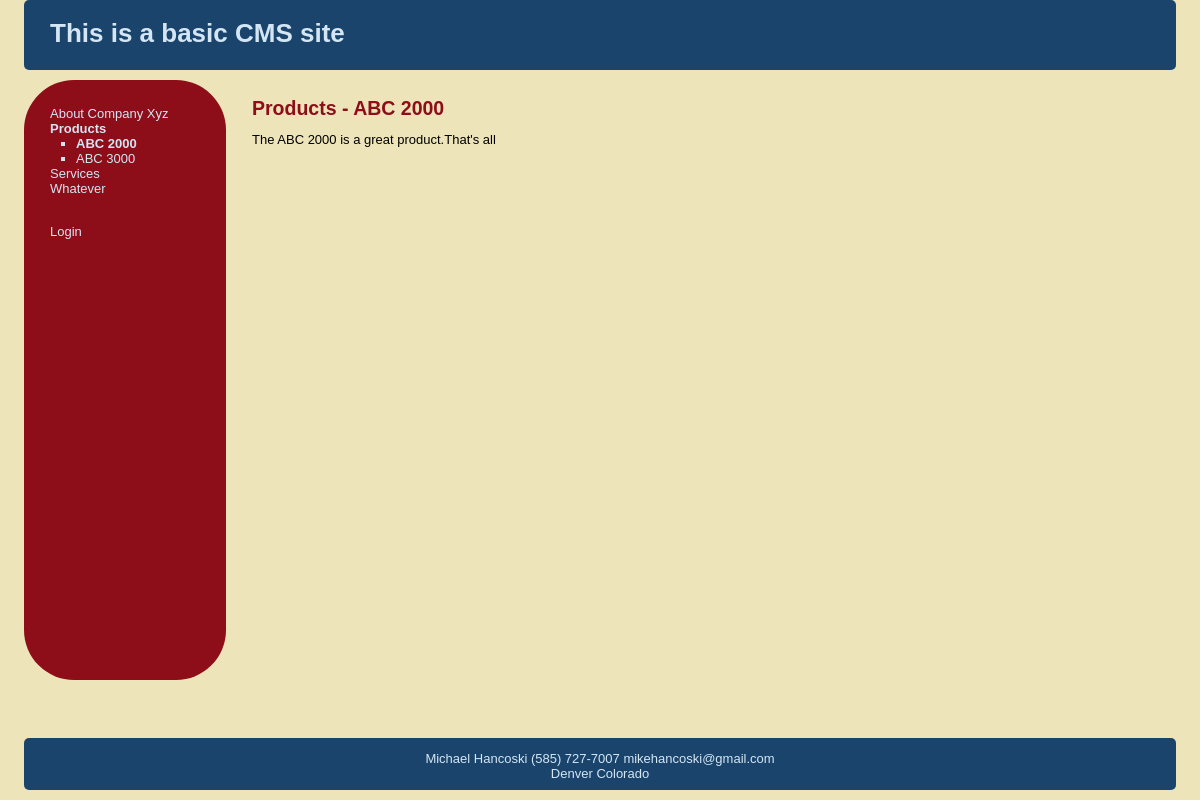
Screenshot of /CMSExample/index.php?subj=2 with the database file from the repository.
### tables this page shows
CREATE TABLE subjects (
id int(11) NOT NULL AUTO_INCREMENT,
menu_name varchar(30) NOT NULL,
position int(3) NOT NULL,
visible tinyint(1) NOT NULL,
PRIMARY KEY (id)
);

CREATE TABLE pages (
id int(11) NOT NULL AUTO_INCREMENT,
subject_id int(11) NOT NULL,
menu_name varchar(30) NOT NULL,
position int(3) NOT NULL,
visible tinyint(1) NOT NULL,
content TEXT NOT NULL,
PRIMARY KEY(id)

);

### CMSExample/includes/functions.php (the view, shortened to what this page needs)
<?php
function get_all_subjects($public = true){
    global $connection;
    $query = 'SELECT *
        FROM subjects ';
    if($public){
        $query .= 'WHERE visible = 1 ';
    }
    $query .= 'ORDER BY position ASC';
    $subject_set = mysql_query($query, $connection);
    return $subject_set;
}
function get_pages_for_subject($subject_id, $public = true){
    global $connection;
    $query = 'SELECT *
        FROM pages ';
    $query .= 'WHERE subject_id = ' . $subject_id . ' ';
    if($public){
        $query .= 'AND visible = 1 ';
    }
    $query .= 'ORDER BY position ASC';
    $page_set = mysql_query($query, $connection);
    return $page_set;
}
function get_subject_by_id($subject_id){
    global $connection;
    $query = 'SELECT * ';
    $query .= 'FROM subjects ';
    $query .= 'WHERE id=' . $subject_id;
    $query .= ' LIMIT 1';
    $result_set = mysql_query($query,$connection);
    if($subject = mysql_fetch_array($result_set)){
        return $subject;
    }else{
        return NULL;
    }
}
function find_selected_page() {
    if(isset($_GET['subj']) && intval($_GET['subj'] != 0)){
        $sel_subject = get_subject_by_id($_GET['subj']);
        $con_page =get_default_page($sel_subject['id']);
    }elseif (isset($_GET['page']) && intval($_GET['page'] != 0)){
        $con_page = get_page_by_id($_GET['page']);
        $sel_subject = NULL;
    }else{
        $sel_subject = array('id'=>0,'menu_name'=>'Welcome');
        $con_page =array('id'=>0,'content'=>'CMS example site');
    }
}
function get_default_page($subject_id){
    $page_set = get_pages_for_subject($subject_id,true);
    if($first_page = mysql_fetch_array($page_set)){
        return $first_page;
    }else{
        return NULL;
    }
}
function navigation_public($sel_subject,$con_page, $public = true){
    $output = '<ul class="subjects">';
    $subject_set = get_all_subjects($public = true);
    for($subject = mysql_fetch_array($subject_set); isset($subject[1]) != false; $subject = mysql_fetch_array($subject_set)){
        if($subject['id'] == $sel_subject['id']){
            $selected = ' class="selected"';
            }else{
                $selected = '';
            }
            $output .= '<li' . $selected .'><a href="index.php?subj='. urlencode($subject['id']) . '">' . $subject['menu_name'] . '</a></li>';
            if($subject['id'] == $con_page['subject_id']){
                $page_set = get_pages_for_subject($subject['id'], $public = true);
                $output .= '<ul class="pages">';
                for($page = mysql_fetch_array($page_set); isset($page[1]) != false; $page = mysql_fetch_array($page_set)){
                    $output .= '<li';
                    if($page['id'] == $con_page['id']){
                        $output .= ' class="selected"';
                    }
                    $output .= '><a href="index.php?page=' . urlencode($page['id']) .'">' . $page['menu_name'] . '</a></li>';
                }
                $output .= '</ul>';
            }
        }
    $output .= '</ul>';
    $output .= ' <br />';
    $output .= '<a href="login.php">Login</a>';
    return $output;
}
?>

### CMSExample/index.php (shortened to what this page needs)
<?php
    require_once('includes/connection.php');
    require_once('includes/functions.php');
    find_selected_page();
    include('includes/header.php');
?>
        <table id="structure">
            <tr>
                <td id="navigation">
                    <?php
                        echo navigation_public($sel_subject,$con_page);
                    ?>
                </td>
                <td id="page">
                    <h2>
                        <?php if($sel_subject != NULL){
                                echo $sel_subject['menu_name'];
                                if (isset($con_page['menu_name'])){
                                 echo   " - " . $con_page['menu_name'];
                                }
                        }else{
                            echo $con_page['menu_name'];
                        } ?>
                    </h2>
                    <div class="pagecontent">
                        <?php
                            echo $con_page['content'] . ' <br/>';
                        ?>
                    </div>
                </td>
            </tr>
        </table>
<?php
    require('includes/footer.php');
?>

### CMSExample/stylesheets/public.css (style rules this page uses)
html { height: 100%; width: 100%; }
div { border-radius: 5px; }
body { width: 100%; height: 100%; margin: 0px; padding: 0px; border: 0px; font-family: Verdana, Arial, Helvetica, sans-serif; background: #EEE4B9; font-size: 13px; line-height: 15px; }
table, tr, td { border-collapse: collapse; vertical-align: top; font-size: 13px; line-height: 15px; }
a { color: #8D0D19; }
#structure { height: 600px; width: 100%; }
#navigation { border-radius: 50px; width: 150px; padding: 1em 2em; color: #D4E6F4; background: #8D0D19; }
#navigation a { color: #D4E6F4; text-decoration: none; }
ul.subjects { padding-left: 0; list-style: none; }
ul.pages { padding-left: 2em; list-style: square; }
.selected { font-weight: bold; }
#page { padding-left: 2em; vertical-align: top; background: #EEE4B9; }
#page h2 { color: #8D0D19; margin-top: 1em; }

### rows the page displays
subjects: menu_name "About Company Xyz"
subjects: menu_name "Products"
pages: menu_name "ABC 2000", content "The ABC 2000 is a great product.That's all"
pages: menu_name "ABC 3000"
subjects: menu_name "Services"
subjects: menu_name "Whatever"
